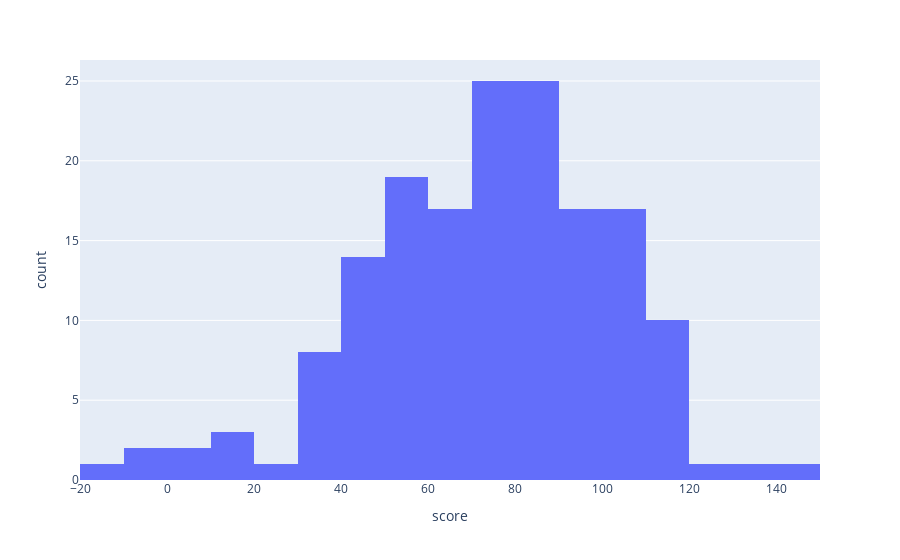

Source (notebook cell):
### Code cell
px.histogram(Goleiros, x='score').show()

### Figure 1 — Plotly figure (JSON) as saved in the notebook; plotly's stock layout.template omitted (floating-point values rounded to 4 significant figures; data arrays with more than 128 entries replaced by an {"elided": "..."} marker saying what was removed)
{"data": [{"alignmentgroup": "True", "bingroup": "x", "hovertemplate": "score=%{x}<br>count=%{y}<extra></extra>", "legendgroup": "", "marker": {"color": "#636efa", "pattern": {"shape": ""}}, "name": "", "offsetgroup": "", "orientation": "v", "showlegend": false, "type": "histogram", "x": {"elided": "164 float values"}, "xaxis": "x", "yaxis": "y"}], "layout": {"barmode": "relative", "legend": {"tracegroupgap": 0}, "margin": {"t": 60}, "xaxis": {"anchor": "y", "domain": [0, 1], "title": {"text": "score"}}, "yaxis": {"anchor": "x", "domain": [0, 1], "title": {"text": "count"}}}}
